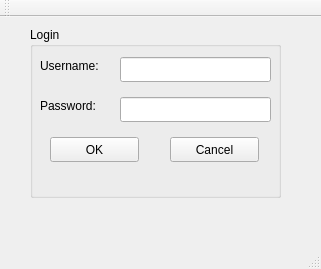
<?xml version="1.0" encoding="UTF-8"?>
<ui version="4.0">
 <class>MainWindow</class>
 <widget class="QMainWindow" name="MainWindow">
  <property name="geometry">
   <rect>
    <x>0</x>
    <y>0</y>
    <width>321</width>
    <height>269</height>
   </rect>
  </property>
  <property name="maximumSize">
   <size>
    <width>321</width>
    <height>269</height>
   </size>
  </property>
  <property name="windowTitle">
   <string>Login</string>
  </property>
  <widget class="QWidget" name="centralWidget">
   <widget class="QGroupBox" name="groupBox">
    <property name="geometry">
     <rect>
      <x>30</x>
      <y>10</y>
      <width>251</width>
      <height>171</height>
     </rect>
    </property>
    <property name="title">
     <string>Login</string>
    </property>
    <widget class="QLabel" name="label">
     <property name="geometry">
      <rect>
       <x>10</x>
       <y>30</y>
       <width>67</width>
       <height>17</height>
      </rect>
     </property>
     <property name="text">
      <string>Username:</string>
     </property>
    </widget>
    <widget class="QLabel" name="label_2">
     <property name="geometry">
      <rect>
       <x>10</x>
       <y>70</y>
       <width>67</width>
       <height>17</height>
      </rect>
     </property>
     <property name="text">
      <string>Password:</string>
     </property>
    </widget>
    <widget class="QLineEdit" name="loginusername">
     <property name="geometry">
      <rect>
       <x>90</x>
       <y>30</y>
       <width>151</width>
       <height>25</height>
      </rect>
     </property>
    </widget>
    <widget class="QLineEdit" name="loginpassword">
     <property name="geometry">
      <rect>
       <x>90</x>
       <y>70</y>
       <width>151</width>
       <height>25</height>
      </rect>
     </property>
     <property name="echoMode">
      <enum>QLineEdit::Password</enum>
     </property>
    </widget>
    <widget class="QPushButton" name="pushButtonOkLogin">
     <property name="geometry">
      <rect>
       <x>20</x>
       <y>110</y>
       <width>89</width>
       <height>25</height>
      </rect>
     </property>
     <property name="text">
      <string>OK</string>
     </property>
    </widget>
    <widget class="QPushButton" name="pushButtonCancelLogin">
     <property name="geometry">
      <rect>
       <x>140</x>
       <y>110</y>
       <width>89</width>
       <height>25</height>
      </rect>
     </property>
     <property name="text">
      <string>Cancel</string>
     </property>
    </widget>
   </widget>
  </widget>
  <widget class="QMenuBar" name="menuBar">
   <property name="geometry">
    <rect>
     <x>0</x>
     <y>0</y>
     <width>321</width>
     <height>22</height>
    </rect>
   </property>
  </widget>
  <widget class="QToolBar" name="mainToolBar">
   <attribute name="toolBarArea">
    <enum>TopToolBarArea</enum>
   </attribute>
   <attribute name="toolBarBreak">
    <bool>false</bool>
   </attribute>
  </widget>
  <widget class="QStatusBar" name="statusBar"/>
 </widget>
 <layoutdefault spacing="6" margin="11"/>
 <resources/>
 <connections/>
</ui>
